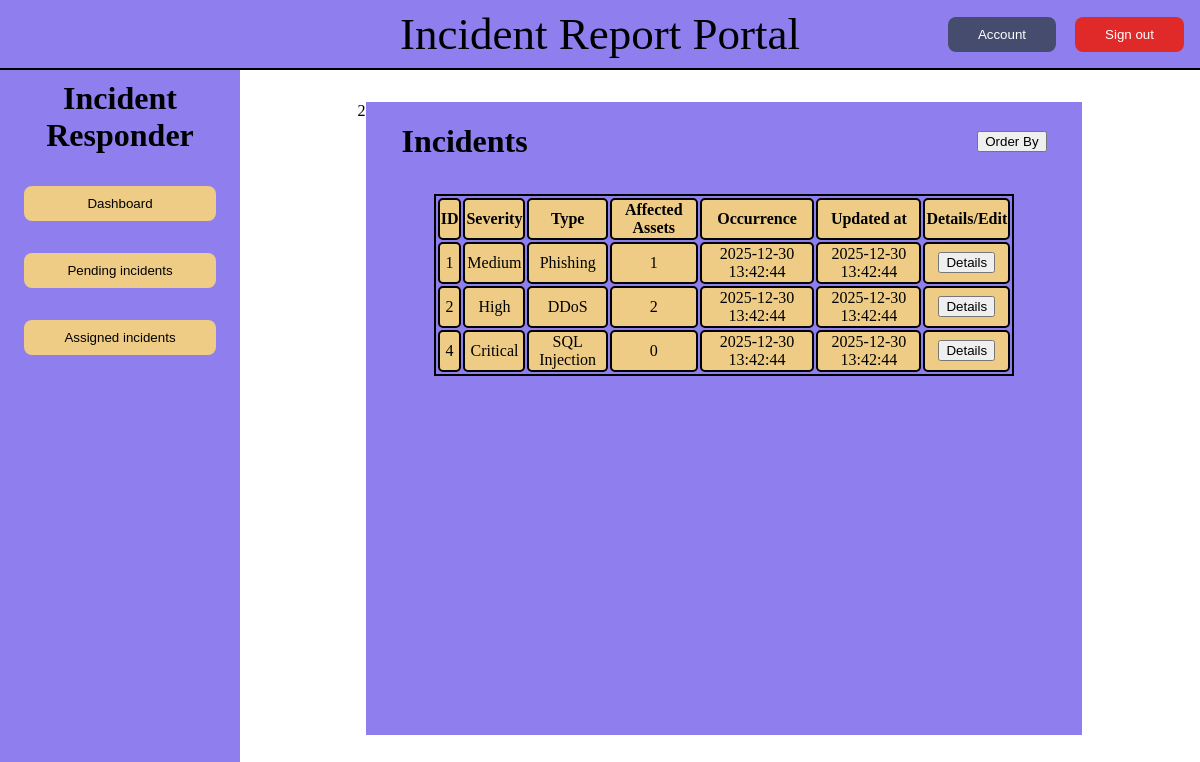
/pages/responder/assigned_incidents.php (signed in), run on the app's committed database.
### tables this page shows
CREATE TABLE incident (
    incident_id INT AUTO_INCREMENT PRIMARY KEY,
    severity_id INT NOT NULL,
    incident_type_id INT NOT NULL,
    description TEXT,
    occurrence_datetime DATETIME NOT NULL,
    updated_at DATETIME DEFAULT CURRENT_TIMESTAMP,
    FOREIGN KEY (severity_id) REFERENCES severity(severity_id),
    FOREIGN KEY (incident_type_id) REFERENCES incident_type(incident_type_id)
);

CREATE TABLE severity (
    severity_id INT AUTO_INCREMENT PRIMARY KEY,
    severity VARCHAR(30) NOT NULL
);

CREATE TABLE incident_type (
    incident_type_id INT AUTO_INCREMENT PRIMARY KEY,
    incident_type VARCHAR(100)
);

### includes/incident_table.php (the view)
<div class="incident_container">
    <div class="headers">
        <h1>Incidents</h1>
        <button id="order_by">Order By</button>
    </div>
    <div class="table_container">
        <table>
            <thead>
                <tr>
                    <th>ID</th>
                    <th>Severity</th>
                    <th>Type</th>
                    <th>Affected Assets</th>
                    <th>Occurrence</th>
                    <th>Updated at</th>
                    <th>Details/Edit</th>
                </tr>
            </thead>
            <tbody>
                <?php while ($row = $incident->fetch_object()): ?>
                    <tr>
                        <td><?= $row->incident_id ?></td>
                        <td><?= htmlspecialchars($row->severity) ?></td>
                        <td><?= htmlspecialchars($row->incident_type) ?></td>
                        <td><?= $row->asset_count ?></td>
                        <td><?= $row->occurrence_datetime ?></td>
                        <td><?= $row->updated_at ?></td>
                        <td><button onclick="window.location.href='/includes/incident_details.php?id=<?= $row->incident_id ?>'">
                                Details
                            </button></td>
                    </tr>
                <?php endwhile; ?>
            </tbody>
        </table>
    </div>
</div>

### css/main.css (style rules this page uses)
body { display: grid; grid-template-columns: 15rem auto; grid-template-rows: auto 1fr; height: 100vh; width: 100vw; margin: 0; }

### css/incidents.css (style rules this page uses)
.incident_container { background-color: var(--primary-bg-color); width: 80%; height: 95%; display: flex; flex-direction: column; align-items: center; overflow-y: auto; overflow-x: hidden; }
.headers { display: flex; justify-content: space-between; align-items: center; width: 90%; }
#order_by { margin-left: 30px; }
.table_container { width: 90%; height: 80%; display: flex; flex-direction: column; align-items: center; padding: 12px; }
table { border: 2px solid black; width: 90%; }
table th, table td { text-align: center; vertical-align: middle; }
th, td { border: 2px solid black; background-color: var(--primary-bt-color); border-radius: 5px; }

### css/global.css (style rules this page uses)
:root { --primary-bg-color: #8f7fee; --primary-bg-hover-color: #7541ef; --primary-bt-color: #eecc85; --primary-bt-hover-color: #e6b863; --primary-bt-delete-color: #e02a2a; --primary-bt-delete-hover-color: #b32222; }

### data on the page
incident: incident_id "1", severity.severity "Medium", incident_type.incident_type "Phishing", asset_count "1", occurrence_datetime "2025-12-30 13:42:44", updated_at "2025-12-30 13:42:44"
incident: incident_id "2", severity.severity "High", incident_type.incident_type "DDoS", asset_count "2", occurrence_datetime "2025-12-30 13:42:44", updated_at "2025-12-30 13:42:44"
incident: incident_id "4", severity.severity "Critical", incident_type.incident_type "SQL Injection", asset_count "0", occurrence_datetime "2025-12-30 13:42:44", updated_at "2025-12-30 13:42:44"

### other printed values
$userId "2"
